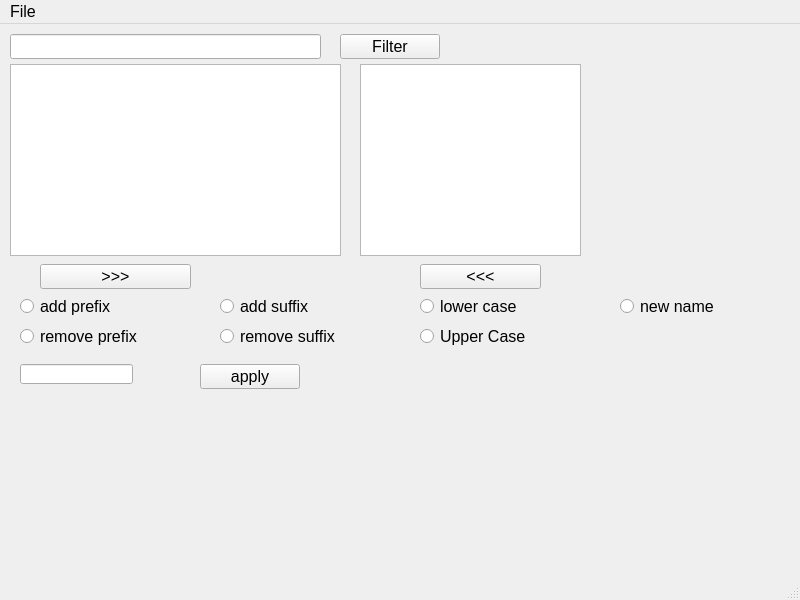
<?xml version="1.0" encoding="UTF-8"?>
<ui version="4.0">
 <class>MainWindow</class>
 <widget class="QMainWindow" name="MainWindow">
  <property name="geometry">
   <rect>
    <x>0</x>
    <y>0</y>
    <width>800</width>
    <height>600</height>
   </rect>
  </property>
  <property name="font">
   <font>
    <pointsize>12</pointsize>
   </font>
  </property>
  <property name="contextMenuPolicy">
   <enum>Qt::PreventContextMenu</enum>
  </property>
  <property name="windowTitle">
   <string>MainWindow</string>
  </property>
  <widget class="QWidget" name="centralwidget">
   <widget class="QPushButton" name="filterButton">
    <property name="geometry">
     <rect>
      <x>340</x>
      <y>10</y>
      <width>100</width>
      <height>25</height>
     </rect>
    </property>
    <property name="font">
     <font>
      <pointsize>12</pointsize>
     </font>
    </property>
    <property name="text">
     <string>Filter</string>
    </property>
   </widget>
   <widget class="QLineEdit" name="filterEdit">
    <property name="geometry">
     <rect>
      <x>10</x>
      <y>10</y>
      <width>311</width>
      <height>25</height>
     </rect>
    </property>
    <property name="font">
     <font>
      <pointsize>12</pointsize>
     </font>
    </property>
   </widget>
   <widget class="QListView" name="listView">
    <property name="geometry">
     <rect>
      <x>10</x>
      <y>40</y>
      <width>331</width>
      <height>192</height>
     </rect>
    </property>
    <property name="font">
     <font>
      <pointsize>12</pointsize>
     </font>
    </property>
    <property name="selectionMode">
     <enum>QAbstractItemView::ExtendedSelection</enum>
    </property>
   </widget>
   <widget class="QListView" name="selectView">
    <property name="geometry">
     <rect>
      <x>360</x>
      <y>40</y>
      <width>221</width>
      <height>192</height>
     </rect>
    </property>
    <property name="font">
     <font>
      <pointsize>12</pointsize>
     </font>
    </property>
    <property name="selectionMode">
     <enum>QAbstractItemView::ExtendedSelection</enum>
    </property>
   </widget>
   <widget class="QPushButton" name="selectButton">
    <property name="geometry">
     <rect>
      <x>40</x>
      <y>240</y>
      <width>151</width>
      <height>25</height>
     </rect>
    </property>
    <property name="font">
     <font>
      <pointsize>12</pointsize>
     </font>
    </property>
    <property name="text">
     <string>&gt;&gt;&gt;</string>
    </property>
   </widget>
   <widget class="QPushButton" name="removeButton">
    <property name="geometry">
     <rect>
      <x>420</x>
      <y>240</y>
      <width>121</width>
      <height>25</height>
     </rect>
    </property>
    <property name="font">
     <font>
      <pointsize>12</pointsize>
     </font>
    </property>
    <property name="text">
     <string>&lt;&lt;&lt;</string>
    </property>
   </widget>
   <widget class="QRadioButton" name="addPrefixRadio">
    <property name="geometry">
     <rect>
      <x>20</x>
      <y>270</y>
      <width>200</width>
      <height>25</height>
     </rect>
    </property>
    <property name="font">
     <font>
      <pointsize>12</pointsize>
     </font>
    </property>
    <property name="text">
     <string>add prefix</string>
    </property>
   </widget>
   <widget class="QRadioButton" name="removePrefixRadio">
    <property name="geometry">
     <rect>
      <x>20</x>
      <y>300</y>
      <width>200</width>
      <height>25</height>
     </rect>
    </property>
    <property name="font">
     <font>
      <pointsize>12</pointsize>
     </font>
    </property>
    <property name="text">
     <string>remove prefix</string>
    </property>
   </widget>
   <widget class="QRadioButton" name="addSuffixRadio">
    <property name="geometry">
     <rect>
      <x>220</x>
      <y>270</y>
      <width>200</width>
      <height>25</height>
     </rect>
    </property>
    <property name="font">
     <font>
      <pointsize>12</pointsize>
     </font>
    </property>
    <property name="text">
     <string>add suffix</string>
    </property>
   </widget>
   <widget class="QRadioButton" name="removeSuffixRadio">
    <property name="geometry">
     <rect>
      <x>220</x>
      <y>300</y>
      <width>200</width>
      <height>25</height>
     </rect>
    </property>
    <property name="font">
     <font>
      <pointsize>12</pointsize>
     </font>
    </property>
    <property name="text">
     <string>remove suffix</string>
    </property>
   </widget>
   <widget class="QRadioButton" name="newNameRadio">
    <property name="geometry">
     <rect>
      <x>620</x>
      <y>270</y>
      <width>200</width>
      <height>25</height>
     </rect>
    </property>
    <property name="font">
     <font>
      <pointsize>12</pointsize>
     </font>
    </property>
    <property name="text">
     <string>new name</string>
    </property>
   </widget>
   <widget class="QPushButton" name="applyButton">
    <property name="geometry">
     <rect>
      <x>200</x>
      <y>340</y>
      <width>100</width>
      <height>25</height>
     </rect>
    </property>
    <property name="font">
     <font>
      <pointsize>12</pointsize>
     </font>
    </property>
    <property name="text">
     <string>apply</string>
    </property>
   </widget>
   <widget class="QLineEdit" name="nameEdit">
    <property name="geometry">
     <rect>
      <x>20</x>
      <y>340</y>
      <width>113</width>
      <height>20</height>
     </rect>
    </property>
   </widget>
   <widget class="QRadioButton" name="lowerCaseRadio">
    <property name="geometry">
     <rect>
      <x>420</x>
      <y>270</y>
      <width>200</width>
      <height>25</height>
     </rect>
    </property>
    <property name="font">
     <font>
      <pointsize>12</pointsize>
     </font>
    </property>
    <property name="text">
     <string>lower case</string>
    </property>
   </widget>
   <widget class="QRadioButton" name="radioButton">
    <property name="geometry">
     <rect>
      <x>420</x>
      <y>300</y>
      <width>200</width>
      <height>25</height>
     </rect>
    </property>
    <property name="font">
     <font>
      <pointsize>12</pointsize>
     </font>
    </property>
    <property name="text">
     <string>Upper Case</string>
    </property>
   </widget>
  </widget>
  <widget class="QMenuBar" name="menubar">
   <property name="geometry">
    <rect>
     <x>0</x>
     <y>0</y>
     <width>800</width>
     <height>18</height>
    </rect>
   </property>
   <widget class="QMenu" name="menuFile">
    <property name="title">
     <string>File</string>
    </property>
    <addaction name="actionOpenLeft"/>
    <addaction name="actionOpenRight"/>
    <addaction name="actionexit"/>
   </widget>
   <addaction name="menuFile"/>
  </widget>
  <widget class="QStatusBar" name="statusbar"/>
  <action name="actionOpenLeft">
   <property name="text">
    <string>open left</string>
   </property>
  </action>
  <action name="actionOpenRight">
   <property name="text">
    <string>open right</string>
   </property>
  </action>
  <action name="actionexit">
   <property name="text">
    <string>exit</string>
   </property>
  </action>
 </widget>
 <resources/>
 <connections/>
</ui>
